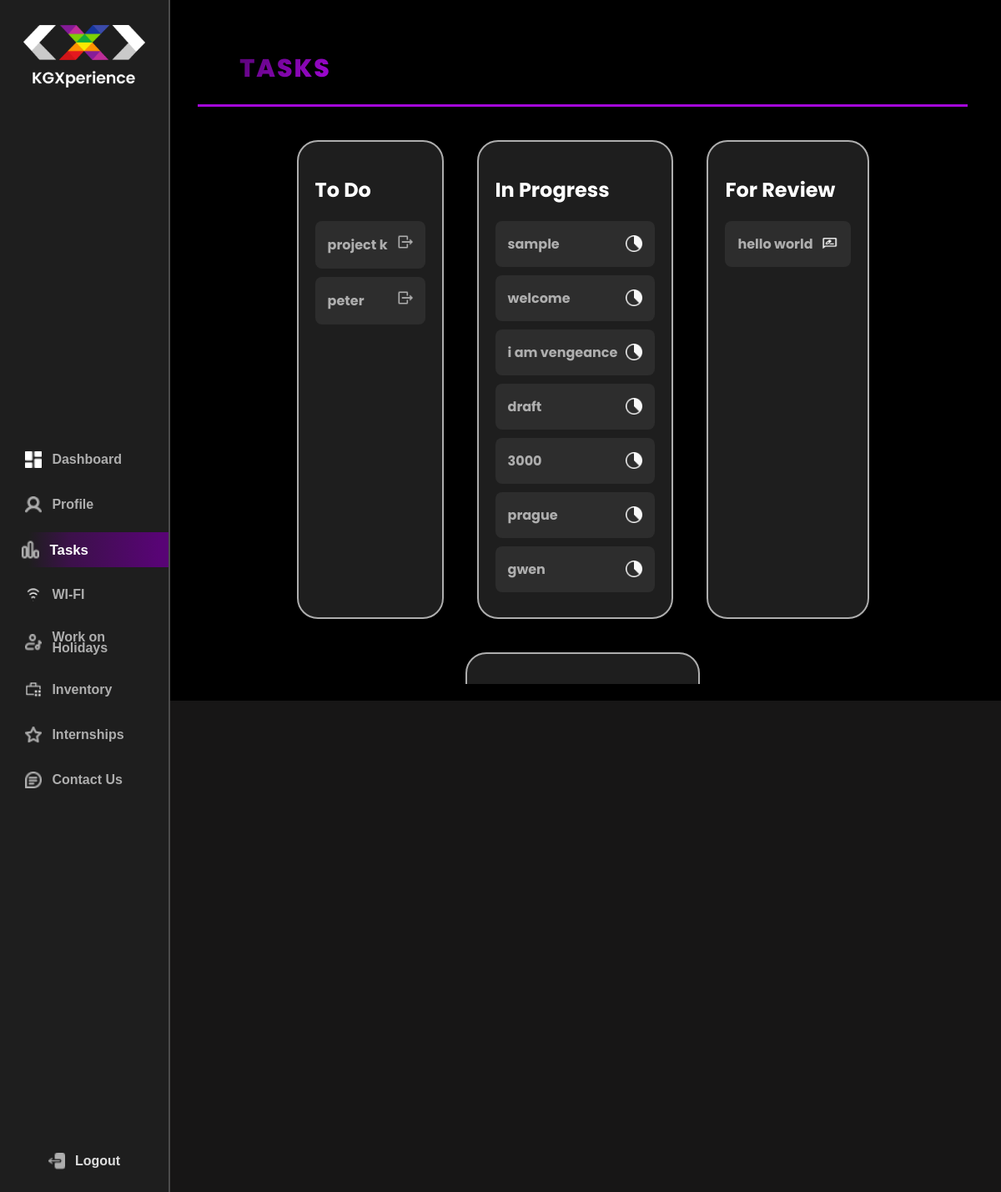
Page /student/tasks/ (signed in) on the committed database.
### kgx_app/models.py (models this page shows, shortened)
class ToDo(models.Model):
    roll_no = models.CharField(max_length=50)
    name = models.CharField(max_length=100)
    task_title = models.CharField(max_length=200)
    task_description = models.TextField()
    reference_link = models.URLField(blank=True, null=True)
    due_date = models.DateField()

class InProgress(models.Model):
    roll_no = models.CharField(max_length=50)
    name = models.CharField(max_length=100)
    task_title = models.CharField(max_length=200)
    task_description = models.TextField()
    reference_link = models.URLField(blank=True, null=True)
    due_date = models.DateField()

class ForReview(models.Model):
    roll_no = models.CharField(max_length=50)
    name = models.CharField(max_length=100)
    task_title = models.CharField(max_length=200)
    task_description = models.TextField()
    reference_link = models.URLField(blank=True, null=True)
    task_link = models.URLField()  # New field for the submitted link
    due_date = models.DateField()

### kgx_app/decorators.py (the view)
        def _wrapped_view(request, *args, **kwargs):
            try:
                profile = Profile.objects.get(roll_no=request.user.username)
                if profile.role in allowed_roles:
                    return view_func(request, *args, **kwargs)
                raise PermissionDenied
            except Profile.DoesNotExist:
                raise PermissionDenied  # Handle the case where the profile does not exist

### kgx_app/views.py (called while the page is built)
@login_required
@role_required(allowed_roles=['student'])
def student_tasks(request):
    profile = get_object_or_404(Profile, roll_no=request.user.username)
    to_do_tasks = ToDo.objects.filter(roll_no=profile.roll_no)  # Use the roll number from the profile
    in_progress_tasks = InProgress.objects.filter(roll_no=profile.roll_no)
    for_review_tasks = ForReview.objects.filter(roll_no=profile.roll_no)
    done_tasks = Done.objects.filter(roll_no=profile.roll_no)
    return render(request, 'student_tasks.html', {
        'profile': profile,
        'to_do_tasks': to_do_tasks,
        'in_progress_tasks': in_progress_tasks,
        'for_review_tasks': for_review_tasks,
        'done_tasks': done_tasks,
    })

### kgx_app/templates/student_tasks.html (shortened to what this page needs)
{% extends 'base.html' %}
{% load static %}
{% block content %}
<head>
    <link href="https://cdnjs.cloudflare.com/ajax/libs/font-awesome/6.0.0-beta3/css/all.min.css" rel="stylesheet">
</head>
<div class="header">
    <div class="title">Tasks</div>
</div>
<div class="task-container">
    <div class="task-section">
        <h2>To Do</h2>
        <div>
            {% for task in to_do_tasks %}
                <div class="task-item">
                    <span><strong>{{ task.task_title }}</strong></span>
                    <form action="{% url 'start_task' task.id %}" method="POST" style="display:inline;">
                        <button type="submit">
                            <img src="{% static 'kgx_app/start-button.png' %}" class="task-icon" />
                        </button>
                    </form>
                </div>
            {% empty %}
                <div class="task-item">No tasks assigned.</div>
            {% endfor %}
        </div>
    </div>
    <div class="task-section">
        <h2>In Progress</h2>
        <div>
            {% for in_progress_task in in_progress_tasks %}
                <div class="task-item" onclick="showTaskDetails('{{ in_progress_task.id }}', '{{ in_progress_task.task_title }}', '{{ in_progress_task.details }}')">
                    <span><strong>{{ in_progress_task.task_title }}</strong></span>
                    <img src="{% static 'kgx_app/in_progress.png' %}" class="task-icon" />
                </div>
            {% empty %}
                <div class="task-item">No tasks in progress.</div>
            {% endfor %}
        </div>
    </div>
    <div class="task-section">
        <h2>For Review</h2>
        <div>
            {% for review_task in for_review_tasks %}
                <div class="task-item">
                    <span><strong>{{ review_task.task_title }}</strong></span>
                    <img src="{% static 'kgx_app/for_review.png' %}" class="task-icon" />
                </div>
            {% empty %}
                <div class="task-item">No tasks for review.</div>
            {% endfor %}
        </div>
    </div>
    <div class="task-section">
    </div>
</div>
{% endblock %}

### kgx_app/templates/base.html (style rules this page uses)
body, html { height: 100%; margin: 0; background: #171616; overflow: hidden; }

### kgx_app/templates/student_tasks.html (style rules this page uses)
body { background-color: #000000; color: #FFFFFF; font-family: 'Poppins', sans-serif; display: flex; flex-direction: column; padding: 20px; }
.header { padding: 20px 50px; display: flex; justify-content: space-between; align-items: center; border-bottom: 3px solid #A507DB; margin-bottom: 30px; }
.header .title { font-size: 30px; font-weight: 800; color: #FFFFFF; letter-spacing: 2px; text-transform: uppercase; background: linear-gradient(135deg, #580475, #A507DB); -webkit-background-clip: text; -webkit-text-fill-color: transparent; }
.task-container { display: flex; flex-wrap: wrap; gap: 20px; justify-content: center; }
.task-section { background: #1E1E1E; border: 2px solid #AEAEAE; border-radius: 25px; padding: 20px; margin: 10px; width: fit-content; box-shadow: 0 8px 20px rgba(0, 0, 0, 0.5); transition: transform 0.2s ease-in-out, box-shadow 0.2s ease-in-out; display: flex; flex-direction: column; }
h2 { font-size: 24px; font-weight: bold; margin-bottom: 20px; background: #FFFFFF; font-family: 'Poppins', sans-serif; -webkit-background-clip: text; -webkit-text-fill-color: transparent; }
.task-item { background: #2D2D2D; color: #AEAEAE; padding: 15px; border-radius: 8px; margin-bottom: 10px; display: flex; justify-content: space-between; align-items: center; cursor: pointer; }
.task-item img { width: 20px; height: 20px; cursor: pointer; }
button { background: none; border: none; padding: 0; margin: 0; cursor: pointer; }
.task-icon { width: 25px; height: 25px; margin-left: 10px; cursor: pointer; }

### rows in the picture
ToDo: task_title "project k"
ToDo: task_title "peter"
InProgress: task_title "sample"
InProgress: task_title "welcome"
InProgress: task_title "i am vengeance"
InProgress: task_title "draft"
InProgress: task_title "3000"
InProgress: task_title "prague"
InProgress: task_title "gwen"
ForReview: task_title "hello world"
